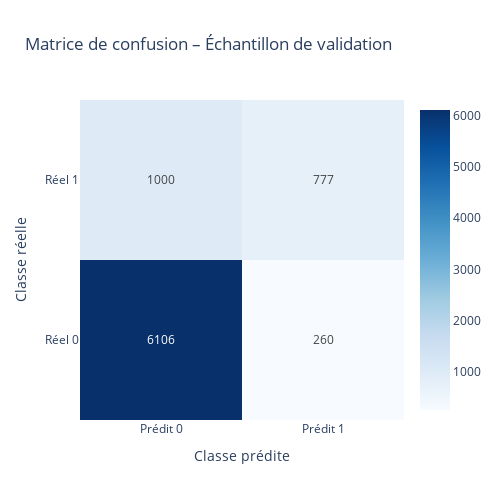

The code cell stored with this chart in its notebook:
### Code cell
cm = confusion_matrix(y_val, y_val_pred)

fig = go.Figure(
    data=go.Heatmap(
        z=cm,
        x=["Prédit 0", "Prédit 1"],
        y=["Réel 0", "Réel 1"],
        text=cm,
        texttemplate="%{text}",
        colorscale="Blues",
        showscale=True
    )
)
fig.update_layout(
    title="Matrice de confusion – Échantillon de validation",
    xaxis_title="Classe prédite",
    yaxis_title="Classe réelle",
    width=500,
    height=500
)
fig.show()

### Figure 1 — Plotly figure (JSON) as saved in the notebook; plotly's stock layout.template omitted (floating-point values rounded to 4 significant figures)
{"data": [{"colorscale": [[0, "rgb(247,251,255)"], [0.125, "rgb(222,235,247)"], [0.25, "rgb(198,219,239)"], [0.375, "rgb(158,202,225)"], [0.5, "rgb(107,174,214)"], [0.625, "rgb(66,146,198)"], [0.75, "rgb(33,113,181)"], [0.875, "rgb(8,81,156)"], [1, "rgb(8,48,107)"]], "showscale": true, "text": [[6106, 260], [1000, 777]], "texttemplate": "%{text}", "type": "heatmap", "x": ["Prédit 0", "Prédit 1"], "y": ["Réel 0", "Réel 1"], "z": [[6106, 260], [1000, 777]]}], "layout": {"height": 500, "title": {"text": "Matrice de confusion – Échantillon de validation"}, "width": 500, "xaxis": {"title": {"text": "Classe prédite"}}, "yaxis": {"title": {"text": "Classe réelle"}}}}
